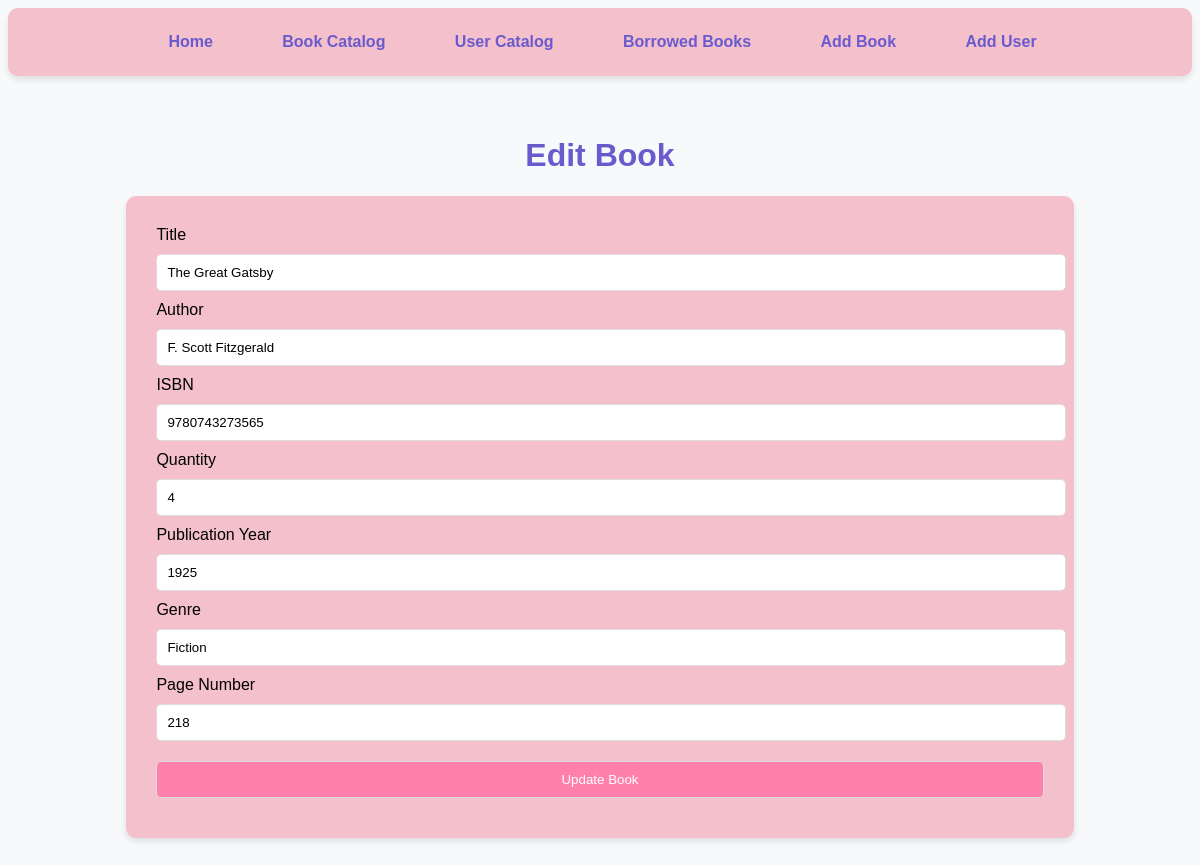
The app's page /edit_book/1, older data.
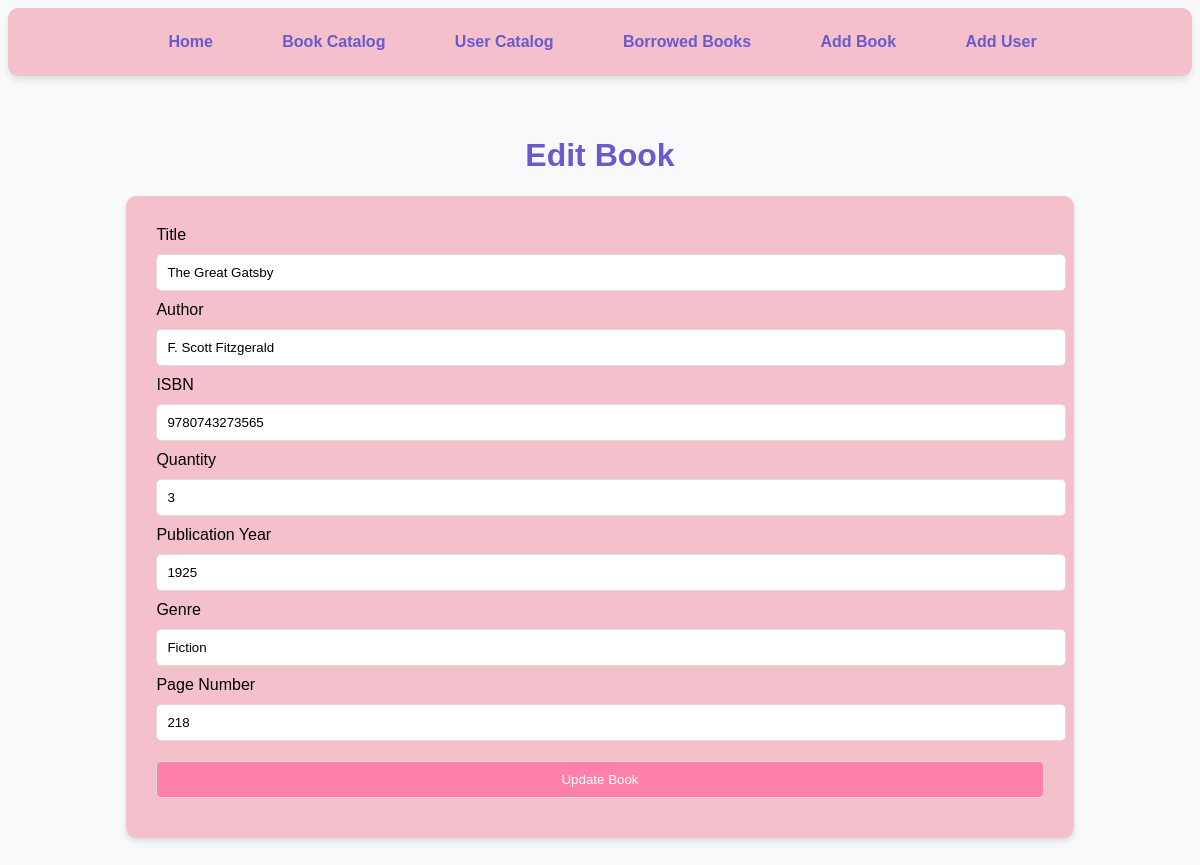
The same page, newer data.
### app/models.py (models this page shows, shortened)
class Book(db.Model):
    id = db.Column(db.Integer, primary_key=True)
    title = db.Column(db.String(150), nullable=False)
    author = db.Column(db.String(150), nullable=False)
    isbn = db.Column(db.String(13), unique=True, nullable=False)
    quantity = db.Column(db.Integer, nullable=False, default=1)
    publication_year = db.Column(db.Integer, nullable=False)
    genre = db.Column(db.String(100), nullable=False)
    page_number = db.Column(db.Integer, nullable=False)
    borrows = db.relationship('Borrow', backref='book', lazy=True)

### app/routes.py (the view, shortened to what this page needs)
@main.route('/edit_book/<int:book_id>', methods=['GET', 'POST'])
def edit_book(book_id):
    book = Book.query.get_or_404(book_id)
    form = BookForm(obj=book)
    return render_template('edit_book.html', form=form)

### app/forms.py
class BookForm(FlaskForm):
    title = StringField('Title', validators=[DataRequired(), Length(min=1, max=150)])
    author = StringField('Author', validators=[DataRequired(), Length(min=1, max=150)])
    isbn = StringField('ISBN', validators=[DataRequired(), Length(min=13, max=13)])
    quantity = IntegerField('Quantity', validators=[DataRequired(), NumberRange(min=1)])
    publication_year = IntegerField('Publication Year',
                                    validators=[DataRequired(), NumberRange(min=1000, max=date.today().year)])
    genre = StringField('Genre', validators=[DataRequired(), Length(min=1, max=100)])
    page_number = IntegerField('Page Number', validators=[DataRequired(), NumberRange(min=1)])
    submit = SubmitField('Save Book')

### app/templates/edit_book.html (shortened to what this page needs)
<!DOCTYPE html>
<html lang="en">
<head>
</head>
<body>
<nav>
    <a href="{{ url_for('main.home') }}"> Home</a>
    <a href="{{ url_for('main.catalog') }}"> Book Catalog</a>
    <a href="{{ url_for('main.users') }}"> User Catalog</a>
    <a href="{{ url_for('main.borrowed_books') }}"> Borrowed Books</a>
    <a href="{{ url_for('main.add_book') }}"> Add Book</a>
    <a href="{{ url_for('main.add_user') }}"> Add User</a>
</nav>
<div class="container">
    <h1>Edit Book</h1>
    <div class="form-container">
        <form method="POST">
            {{ form.title.label }} {{ form.title() }}<br>
            {{ form.author.label }} {{ form.author() }}<br>
            {{ form.isbn.label }} {{ form.isbn() }}<br>
            {{ form.quantity.label }} {{ form.quantity() }}<br>
            {{ form.publication_year.label }} {{ form.publication_year() }}<br>
            {{ form.genre.label }} {{ form.genre() }}<br>
            {{ form.page_number.label }} {{ form.page_number() }}<br>
            <button type="submit">Update Book</button>
        </form>
    </div>
</div>
</body>
</html>

Row changes from the older to the newer data that the page shows:
changed Book "The Great Gatsby": quantity "4" → "3"
